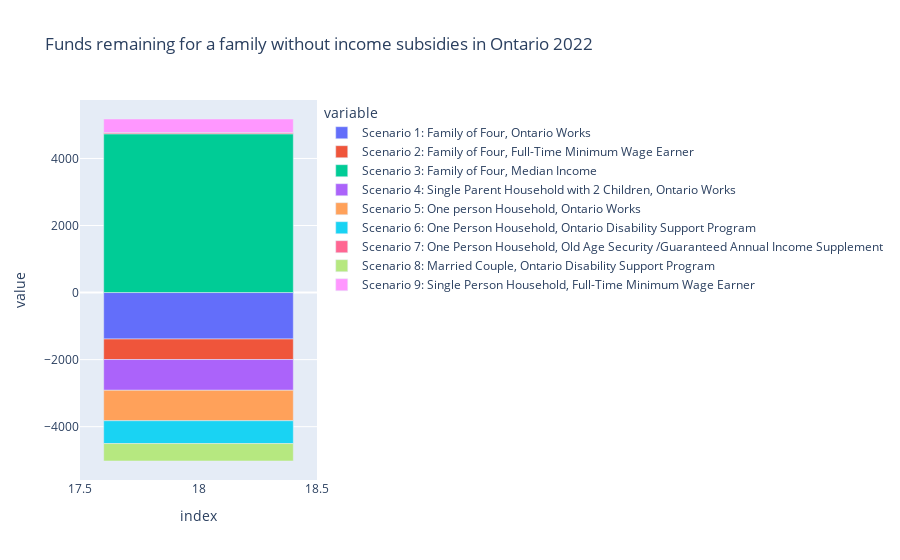

The cell this chart's notebook holds for it:
### Code cell
#graph to show funds remaining after expenses for analysis funds will be used to calculate funds that will be needed for dowmpayment

remaining_funds = df[df['Item'] == 'Funds Remaining']
remaining_funds.drop(columns =['Item', 'Category'], inplace = True)
remaining_funds = remaining_funds.convert_dtypes(int)
remaining_funds['Scenario 1: Family of Four, Ontario Works']=remaining_funds['Scenario 1: Family of Four, Ontario Works'].astype('int')
remaining_funds['Scenario 2: Family of Four, Full-Time Minimum Wage Earner']=remaining_funds['Scenario 2: Family of Four, Full-Time Minimum Wage Earner'].astype('int')
remaining_funds['Scenario 3: Family of Four, Median Income']=remaining_funds['Scenario 3: Family of Four, Median Income'].astype('int')
remaining_funds['Scenario 4: Single Parent Household with 2 Children, Ontario Works']=remaining_funds['Scenario 4: Single Parent Household with 2 Children, Ontario Works'].astype('int')
remaining_funds['Scenario 5: One person Household, Ontario Works']=remaining_funds['Scenario 5: One person Household, Ontario Works'].astype('int')
remaining_funds['Scenario 6: One Person Household, Ontario Disability Support Program']=remaining_funds['Scenario 6: One Person Household, Ontario Disability Support Program'].astype('int')
remaining_funds['Scenario 7: One Person Household, Old Age Security /Guaranteed Annual Income Supplement']=remaining_funds['Scenario 7: One Person Household, Old Age Security /Guaranteed Annual Income Supplement'].astype('int')
remaining_funds['Scenario 8: Married Couple, Ontario Disability Support Program']=remaining_funds['Scenario 8: Married Couple, Ontario Disability Support Program'].astype('int')

remaining_funds['Scenario 9: Single Person Household, Full-Time Minimum Wage Earner']=remaining_funds['Scenario 9: Single Person Household, Full-Time Minimum Wage Earner'].astype(int)
remaining_funds.plot(kind = 'bar', title = "Funds remaining for a family without income subsidies in Ontario 2022 ")

### Figure 1 — Plotly figure (JSON) as saved in the notebook; plotly's stock layout.template omitted (floating-point values rounded to 4 significant figures)
{"data": [{"alignmentgroup": "True", "hovertemplate": "variable=Scenario 1: Family of Four, Ontario Works<br>index=%{x}<br>value=%{y}<extra></extra>", "legendgroup": "Scenario 1: Family of Four, Ontario Works", "marker": {"color": "#636efa", "pattern": {"shape": ""}}, "name": "Scenario 1: Family of Four, Ontario Works", "offsetgroup": "Scenario 1: Family of Four, Ontario Works", "orientation": "v", "showlegend": true, "textposition": "auto", "type": "bar", "x": [18], "xaxis": "x", "y": [-1386], "yaxis": "y"}, {"alignmentgroup": "True", "hovertemplate": "variable=Scenario 2: Family of Four, Full-Time Minimum Wage Earner<br>index=%{x}<br>value=%{y}<extra></extra>", "legendgroup": "Scenario 2: Family of Four, Full-Time Minimum Wage Earner", "marker": {"color": "#EF553B", "pattern": {"shape": ""}}, "name": "Scenario 2: Family of Four, Full-Time Minimum Wage Earner", "offsetgroup": "Scenario 2: Family of Four, Full-Time Minimum Wage Earner", "orientation": "v", "showlegend": true, "textposition": "auto", "type": "bar", "x": [18], "xaxis": "x", "y": [-611], "yaxis": "y"}, {"alignmentgroup": "True", "hovertemplate": "variable=Scenario 3: Family of Four, Median Income<br>index=%{x}<br>value=%{y}<extra></extra>", "legendgroup": "Scenario 3: Family of Four, Median Income", "marker": {"color": "#00cc96", "pattern": {"shape": ""}}, "name": "Scenario 3: Family of Four, Median Income", "offsetgroup": "Scenario 3: Family of Four, Median Income", "orientation": "v", "showlegend": true, "textposition": "auto", "type": "bar", "x": [18], "xaxis": "x", "y": [4735], "yaxis": "y"}, {"alignmentgroup": "True", "hovertemplate": "variable=Scenario 4: Single Parent Household with 2 Children, Ontario Works<br>index=%{x}<br>value=%{y}<extra></extra>", "legendgroup": "Scenario 4: Single Parent Household with 2 Children, Ontario Works", "marker": {"color": "#ab63fa", "pattern": {"shape": ""}}, "name": "Scenario 4: Single Parent Household with 2 Children, Ontario Works", "offsetgroup": "Scenario 4: Single Parent Household with 2 Children, Ontario Works", "orientation": "v", "showlegend": true, "textposition": "auto", "type": "bar", "x": [18], "xaxis": "x", "y": [-918], "yaxis": "y"}, {"alignmentgroup": "True", "hovertemplate": "variable=Scenario 5: One person Household, Ontario Works<br>index=%{x}<br>value=%{y}<extra></extra>", "legendgroup": "Scenario 5: One person Household, Ontario Works", "marker": {"color": "#FFA15A", "pattern": {"shape": ""}}, "name": "Scenario 5: One person Household, Ontario Works", "offsetgroup": "Scenario 5: One person Household, Ontario Works", "orientation": "v", "showlegend": true, "textposition": "auto", "type": "bar", "x": [18], "xaxis": "x", "y": [-908], "yaxis": "y"}, {"alignmentgroup": "True", "hovertemplate": "variable=Scenario 6: One Person Household, Ontario Disability Support Program<br>index=%{x}<br>value=%{y}<extra></extra>", "legendgroup": "Scenario 6: One Person Household, Ontario Disability Support Program", "marker": {"color": "#19d3f3", "pattern": {"shape": ""}}, "name": "Scenario 6: One Person Household, Ontario Disability Support Program", "offsetgroup": "Scenario 6: One Person Household, Ontario Disability Support Program", "orientation": "v", "showlegend": true, "textposition": "auto", "type": "bar", "x": [18], "xaxis": "x", "y": [-681], "yaxis": "y"}, {"alignmentgroup": "True", "hovertemplate": "variable=Scenario 7: One Person Household, Old Age Security /Guaranteed Annual Income Supplement<br>index=%{x}<br>value=%{y}<extra></extra>", "legendgroup": "Scenario 7: One Person Household, Old Age Security /Guaranteed Annual Income Supplement", "marker": {"color": "#FF6692", "pattern": {"shape": ""}}, "name": "Scenario 7: One Person Household, Old Age Security /Guaranteed Annual Income Supplement", "offsetgroup": "Scenario 7: One Person Household, Old Age Security /Guaranteed Annual Income Supplement", "orientation": "v", "showlegend": true, "textposition": "auto", "type": "bar", "x": [18], "xaxis": "x", "y": [36], "yaxis": "y"}, {"alignmentgroup": "True", "hovertemplate": "variable=Scenario 8: Married Couple, Ontario Disability Support Program<br>index=%{x}<br>value=%{y}<extra></extra>", "legendgroup": "Scenario 8: Married Couple, Ontario Disability Support Program", "marker": {"color": "#B6E880", "pattern": {"shape": ""}}, "name": "Scenario 8: Married Couple, Ontario Disability Support Program", "offsetgroup": "Scenario 8: Married Couple, Ontario Disability Support Program", "orientation": "v", "showlegend": true, "textposition": "auto", "type": "bar", "x": [18], "xaxis": "x", "y": [-520], "yaxis": "y"}, {"alignmentgroup": "True", "hovertemplate": "variable=Scenario 9: Single Person Household, Full-Time Minimum Wage Earner<br>index=%{x}<br>value=%{y}<extra></extra>", "legendgroup": "Scenario 9: Single Person Household, Full-Time Minimum Wage Earner", "marker": {"color": "#FF97FF", "pattern": {"shape": ""}}, "name": "Scenario 9: Single Person Household, Full-Time Minimum Wage Earner", "offsetgroup": "Scenario 9: Single Person Household, Full-Time Minimum Wage Earner", "orientation": "v", "showlegend": true, "textposition": "auto", "type": "bar", "x": [18], "xaxis": "x", "y": [406], "yaxis": "y"}], "layout": {"autosize": true, "barmode": "relative", "legend": {"title": {"text": "variable"}, "tracegroupgap": 0}, "title": {"text": "Funds remaining for a family without income subsidies in Ontario 2022 "}, "xaxis": {"anchor": "y", "autorange": true, "domain": [0, 1], "range": [17.5, 18.5], "title": {"text": "index"}, "type": "linear"}, "yaxis": {"anchor": "x", "autorange": true, "domain": [0, 1], "range": [-5591.0, 5744.0], "title": {"text": "value"}, "type": "linear"}}}
